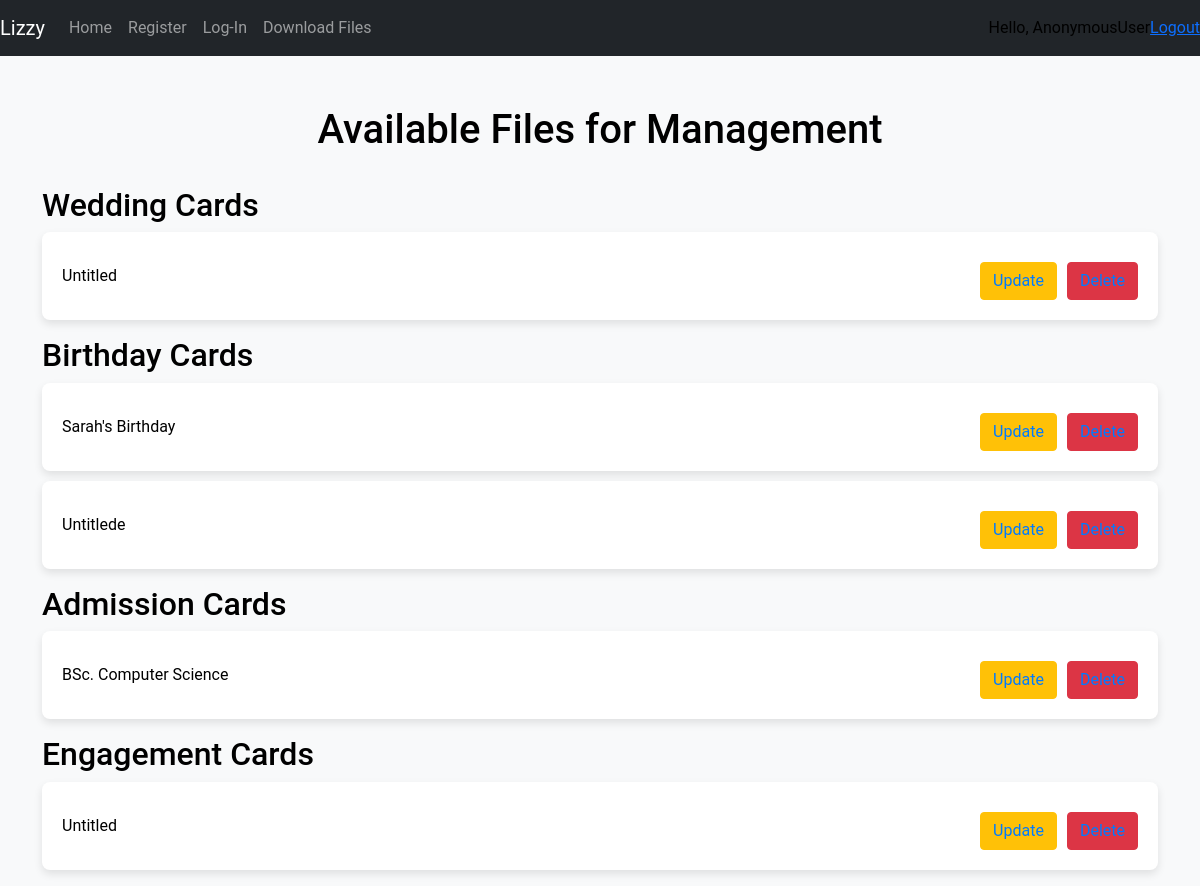
The app's page /crud_page/, older data.
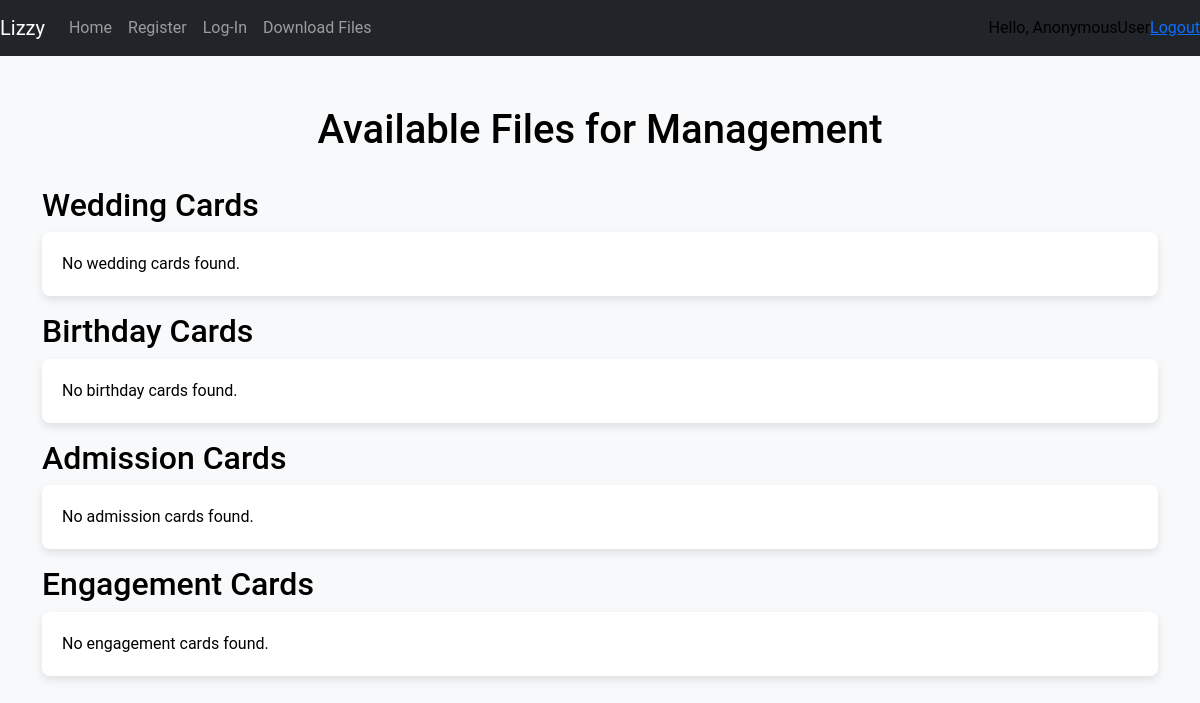
The same page, newer data.
### task/models.py (models this page shows, shortened)
class WeddingCards(models.Model):
    title = models.CharField(max_length=50, default="Untitled", null=True, blank=True)
    description = models.CharField(max_length=100, default="No description", null=True, blank=True)
    uploaded_date = models.DateField(null=True, default=timezone.now)
    email = models.ForeignKey(MyUser, on_delete=models.PROTECT)
    email_count = models.PositiveIntegerField(default=0)
    download_count = models.PositiveBigIntegerField(default=0)
    upload_card = models.FileField(upload_to="wedding_cards/")

class BirthdayCards(models.Model):
    title = models.CharField(max_length=50, default="Untitled", null=True, blank=True)
    description = models.CharField(max_length=100, default="No description", null=True, blank=True)
    uploaded_date = models.DateField(null=True, default=timezone.now)
    email = models.ForeignKey(MyUser, on_delete=models.PROTECT)
    email_count = models.PositiveIntegerField(default=0)
    download_count = models.PositiveBigIntegerField(default=0)
    upload_card = models.FileField(upload_to="birthday_cards/")

class AdmissionForms(models.Model):
    title = models.CharField(max_length=50, default="Untitled", null=True, blank=True)
    description = models.CharField(max_length=100, default="No description", null=True, blank=True)
    uploaded_date = models.DateField(null=True, default=timezone.now)
    email = models.ForeignKey(MyUser, on_delete=models.PROTECT)
    email_count = models.PositiveIntegerField(default=0)
    download_count = models.PositiveBigIntegerField(default=0)
    upload_card = models.FileField(upload_to="admission_forms/")

class EngagementCards(models.Model):
    title = models.CharField(max_length=50, default="Untitled", null=True, blank=True)
    description = models.CharField(max_length=100, default="No description", null=True, blank=True)
    uploaded_date = models.DateField(null=True, default=timezone.now)
    email = models.ForeignKey(MyUser, on_delete=models.PROTECT)
    download_count = models.PositiveBigIntegerField(default=0)
    email_count = models.PositiveIntegerField(default=0)
    upload_card = models.FileField(upload_to="engagement_cards/")

### task/views.py (the view)
# urls.py: path('crud_page/', views.crud_page, name='check_page'),
def crud_page(request):
    wedd_cards = WeddingCards.objects.all()
    birthday_cards = BirthdayCards.objects.all()
    admission_cards = AdmissionForms.objects.all()
    engagement_cards = EngagementCards.objects.all()
    context = {
        'wedd_cards': wedd_cards,
        'engagement_cards': engagement_cards,
        'birthday_cards': birthday_cards,
        'admission_cards': admission_cards,
    }
    return render(request, 'task/check_page.html', context)

### task/templates/task/check_page.html (shortened to what this page needs)
{% load static %}
<!DOCTYPE html>
<html lang="en">
<head>
  <link href="https://cdn.jsdelivr.net/npm/bootstrap@5.0.2/dist/css/bootstrap.min.css" rel="stylesheet">
  <link rel="stylesheet" href="{% static 'css/feed.css' %}">
</head>
<body>
  {% include 'task/navbar.html' %}
  <div class="container">
    <center><h1>Available Files for Management</h1></center><br>
    <h2>Wedding Cards</h2>
    <ul class="file-list" id="weddingCards">
      {% for file in wedd_cards %}
      <li>
        <span class="file-info">{{ file.title }}</span>
        <span class="actions">
          <a href="{% url 'update_wedding' file.id %}" class="btn btn-warning">Update</a>
          <a href="{% url 'delete_file' 'wedding' file.id %}" class="btn btn-danger">Delete</a>
        </span>
      </li>
      {% empty %}
      <li>No wedding cards found.</li>
      {% endfor %}
    </ul>
    <h2>Birthday Cards</h2>
    <ul class="file-list" id="birthdayCards">
      {% for file in birthday_cards %}
      <li>
        <span class="file-info">{{ file.title }}</span>
        <span class="actions">
          <a href="{% url 'update_birthday' file.id %}" class="btn btn-warning">Update</a>
          <a href="{% url 'delete_file' 'birthday' file.id %}" class="btn btn-danger">Delete</a>
        </span>
      </li>
      {% empty %}
      <li>No birthday cards found.</li>
      {% endfor %}
    </ul>
    <h2>Admission Cards</h2>
    <ul class="file-list" id="admissionCards">
      {% for file in admission_cards %}
      <li>
        <span class="file-info">{{ file.title }}</span>
        <span class="actions">
          <a href="{% url 'update_admission' file.id %}" class="btn btn-warning">Update</a>
          <a href="{% url 'delete_file' 'admission' file.id %}" class="btn btn-danger">Delete</a>
        </span>
      </li>
      {% empty %}
      <li>No admission cards found.</li>
      {% endfor %}
    </ul>
    <h2>Engagement Cards</h2>
    <ul class="file-list" id="engagementCards">
      {% for file in engagement_cards %}
      <li>
        <span class="file-info">{{ file.title }}</span>
        <span class="actions">
          <a href="{% url 'update_engagement' file.id %}" class="btn btn-warning">Update</a>
          <a href="{% url 'delete_file' 'engagement' file.id %}" class="btn btn-danger">Delete</a>
        </span>
      </li>
      {% empty %}
      <li>No engagement cards found.</li>
      {% endfor %}
    </ul>
  </div>
</body>
</html>

Row changes from the older to the newer data that the page shows:
removed WeddingCards: title "Untitled"
removed BirthdayCards: title "Sarah's Birthday"
removed BirthdayCards: title "Untitlede"
removed AdmissionForms: title "BSc. Computer Science"
removed EngagementCards: title "Untitled"
Text that changed along with them:
text now shown: "No wedding cards found. No birthday cards found. No admission cards found. No engagement cards found."
